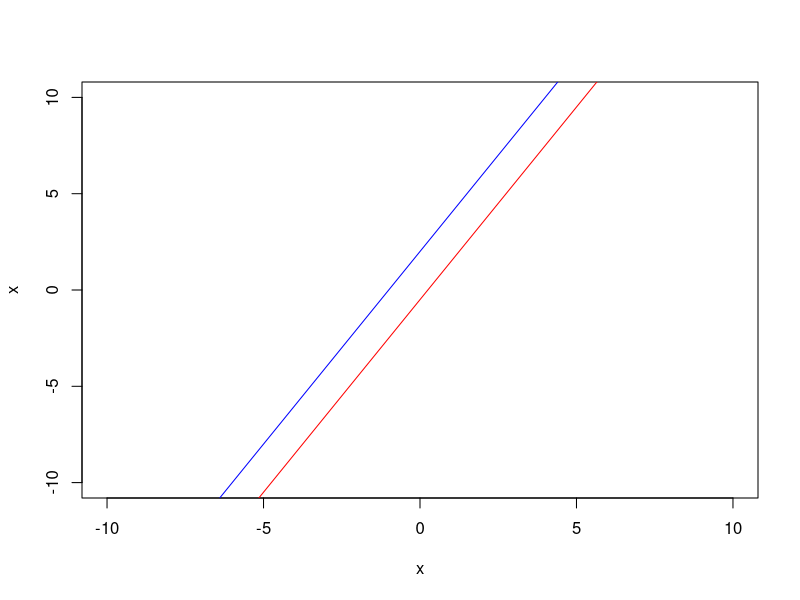

This figure's R source:
## Tutorial 3 - matrices and systems of equations ----

rm(list=ls())
library(expm)  # for matrix exponentiation


## Q2c ----

y1 <- function(x) {
    return(2*x - 0.5)
}

y2 <- function(x) {
    return(2*x + 2)
}

x <- seq(-10, 10, 0.5)


plot(x, x, type="n")
lines(x, y1(x), col="red")
lines(x, y2(x), col="blue")


## Q3 ----

M <- matrix(c(2/3, 1/2, 1/3, 1/2), 2, 2, byrow=T)

## part b
p0 <- c(1, 0)

p1 <- M%*%p0

p2 <- M %*% M %*% p0
p2a <- (M %^% 2) %*% p0  # this does same as above

p3 <- (M %^% 3) %*% p0

p100 <- (M %^% 100) %*% p0


## part c
p0 <- c(0, 1)

p1 <- M%*%p0
p2 <- (M %^% 2) %*% p0 
p3 <- (M %^% 3) %*% p0
p100 <- (M %^% 100) %*% p0


## part e 
p0 <- c(3/5, 2/5)

p1 <- M%*%p0
p2 <- (M %^% 2) %*% p0 
p3 <- (M %^% 3) %*% p0
p100 <- (M %^% 100) %*% p0

# ratio
p2/p1
p3/p2

## part f
v <- c(-1, 1)

p1 <- M %*% v
p2 <- (M %^% 2) %*% v
p3 <- (M %^% 3) %*% v
p100 <- (M %^% 100) %*% v

p2/p1
p3/p2

# print(p1)
# print(p2)
# print(p3)
# print(p100)


## part g

pt <- function(t) {
    e1 <- c(3/5, 2/5)
    e2 <- c(-1, 1)
    lambda1 <- 1
    lambda2 <- 1/6
    gamma <- -2/5
    return(e1*(lambda1^t) + gamma*(e2*(lambda2^t)))
}

p1 <- pt(1)
p2 <- pt(2)
p3 <- pt(3)
p100 <- pt(100)
## give same results as section b


## Q3i ----

L <- matrix(c(0.23,0.25,0.02,0.23,0.27,0.05,0.35,0.03,0.55,0.02,0.22,0.32,0.17,0.18,0.11,0.26,0.25,0.30,0.07,0.12,0.01,0.34,0.13,0.30,0.22), 5, 5, byrow=F)

# sum of p0 elems = 1
p0 <- c(1/5, 1/5, 1/5, 1/5, 1/5)
# p0 <- c(2/5, 0, 3/5, 0, 0)

# p0<-t(t(p0)) # not needed - making sure it's a COLUMN vector

pstar <- function(n) {
    return((L %^% n) %*% p0)
}

pstar(n=100)
# gives leading eigenvector (relative ranks of each wbepage)

# should get same values (ranks) regardless of p0 and of n

# ranks:
# guardian.co.uk    0.16
# google.co.uk      0.30
# nature.com        0.14
# bbc.co.uk         0.28
# imperial.ac.uk    0.12

# woohoo!
